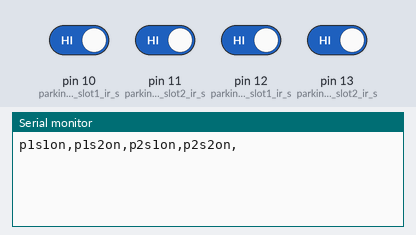
Recording of a sketch running on a simulated Arduino Uno, built with avr-gcc and run on an emulated ATmega328P. On the bench: the last lines printed to the serial monitor. The inputs (shaded band) are chosen by the test bench; at power-on: pin 10 (parking1_slot1_ir_s), pin 11 (parking1_slot2_ir_s), pin 12 (parking2_slot1_ir_s), pin 13 (parking2_slot2_ir_s) HIGH.

Above: at 3.6 s.
3.7 s: pin 10 (parking1_slot1_ir_s) driven LOW
At 7.5 s:
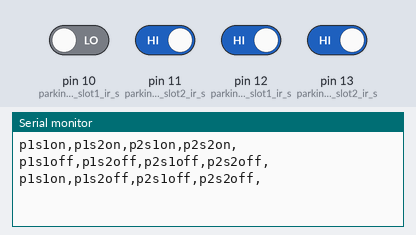
7.9 s: pin 11 (parking1_slot2_ir_s) driven LOW
At 9.7 s:
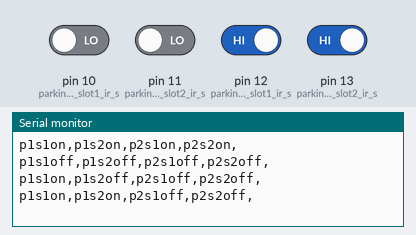
12.7 s: pin 12 (parking2_slot1_ir_s) driven LOW
At 15.3 s:
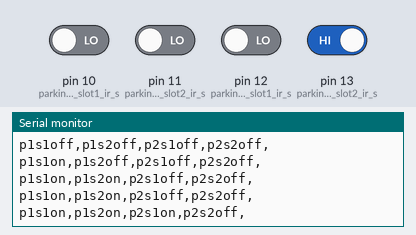
16.4 s: pin 10 (parking1_slot1_ir_s) driven HIGH
At 18.7 s:
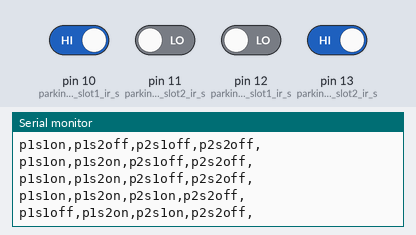
21.2 s: pin 13 (parking2_slot2_ir_s) driven LOW
At 24.3 s:
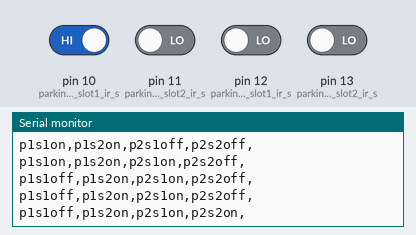
24.9 s: pin 11 (parking1_slot2_ir_s) driven HIGH
At 27.6 s:
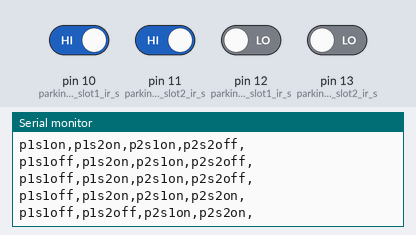

The sketch:

Hobby_Project.ino
```cpp
#include <SoftwareSerial.h>

SoftwareSerial nodemcu(0,1);

int parking1_slot1_ir_s = 10; // parking slot1 infrared sensor connected with pin number 4 of arduino
int parking1_slot2_ir_s = 11;


int parking2_slot1_ir_s = 12;
int parking2_slot2_ir_s = 13;

String sensor1;
String sensor2;
String sensor3;
String sensor4;

int gr1=2;
int red1=3;

int gr2=4;
int red2=5;

int gr3=6;
int red3=7;

int gr4=8;
int red4=9;


String cdata =""; // complete data, consisting of sensors values

void setup()
{
Serial.begin(9600);
nodemcu.begin(9600);

pinMode(parking1_slot1_ir_s, INPUT);
pinMode(parking1_slot2_ir_s, INPUT);


pinMode(parking2_slot1_ir_s, INPUT);
pinMode(parking2_slot2_ir_s, INPUT);
}

void loop()
{

p1slot1();
p1slot2();


p2slot1();
p2slot2();


   cdata = cdata + sensor1 +"," + sensor2 + ","+ sensor3 +","+ sensor4 + "," ; // comma will be used a delimeter
   Serial.println(cdata);
   nodemcu.println(cdata);
   delay(2000); // 2 seconds
   cdata = "";
digitalWrite(parking1_slot1_ir_s, HIGH);
digitalWrite(parking1_slot2_ir_s, HIGH);


digitalWrite(parking2_slot1_ir_s, HIGH);
digitalWrite(parking2_slot2_ir_s, HIGH);

}

//P1slot1 is a user defined function, it has no return type and it doesn not take any argument as the input.  if there is a car infront of the sensor it gives digital logic 0, and if no car then it give digital logic 1, depending on this, then we store p1s1on or p1s1off.  The same mechanism is used for all the other infrared sensors.

void p1slot1() // parkng 1 slot1
{
  if( digitalRead(parking1_slot1_ir_s) == LOW)
  {
  sensor1 = "p1s1on"; // parking1 slot1
 delay(200);
digitalWrite(gr1,0);
 digitalWrite(red1,1);
  }
if( digitalRead(parking1_slot1_ir_s) == HIGH)
{
  sensor1 = "p1s1off";
 delay(200);
 digitalWrite(gr1,1);
 digitalWrite(red1,0);
}

}

void p1slot2() // parking 1 slot2
{
  if( digitalRead(parking1_slot2_ir_s) == LOW)
  {
  sensor2 = "p1s2on";
  delay(200);
 digitalWrite(gr2,0);
 digitalWrite(red2,1);

  }
if( digitalRead(parking1_slot2_ir_s) == HIGH)
  {
  sensor2 = "p1s2off";
 delay(200);
 digitalWrite(gr2,1);
 digitalWrite(red2,0);
  }
}


// now for parking 2

void p2slot1() // parking 2 slot1
{
  if( digitalRead(parking2_slot1_ir_s) == LOW)
  {
  sensor3 = "p2s1on";
  delay(200);
   digitalWrite(gr3,0);
 digitalWrite(red3,1);
  }
if( digitalRead(parking2_slot1_ir_s) == HIGH)
  {
  sensor3 = "p2s1off";
 delay(200);
  digitalWrite(gr3,1);
 digitalWrite(red3,0);
  }
}


void p2slot2() // parking 2 slot2
{
  if( digitalRead(parking2_slot2_ir_s) == LOW)
  {
  sensor4 = "p2s2on";
  delay(200);
   digitalWrite(gr4,0);
 digitalWrite(red4,1);
  }
if( digitalRead(parking2_slot2_ir_s) == HIGH)
  {
  sensor4 = "p2s2off";
 delay(200);
  digitalWrite(gr4,1);
 digitalWrite(red4,0);
  }
}
```

Measured:
- after the input at 3.7 s, the serial monitor: prints a new line after 2.8 s (image 1)
- after the input at 7.9 s, the serial monitor: prints a new line after 1.4 s (image 2)
- after the input at 12.7 s, the serial monitor: prints a new line after 2.3 s (image 3)
- after the input at 16.4 s, the serial monitor: prints a new line after 1.4 s (image 4)
- after the input at 21.2 s, the serial monitor: prints a new line after 2.3 s (image 5)
- after the input at 24.9 s, the serial monitor: prints a new line after 1.4 s (image 6)
